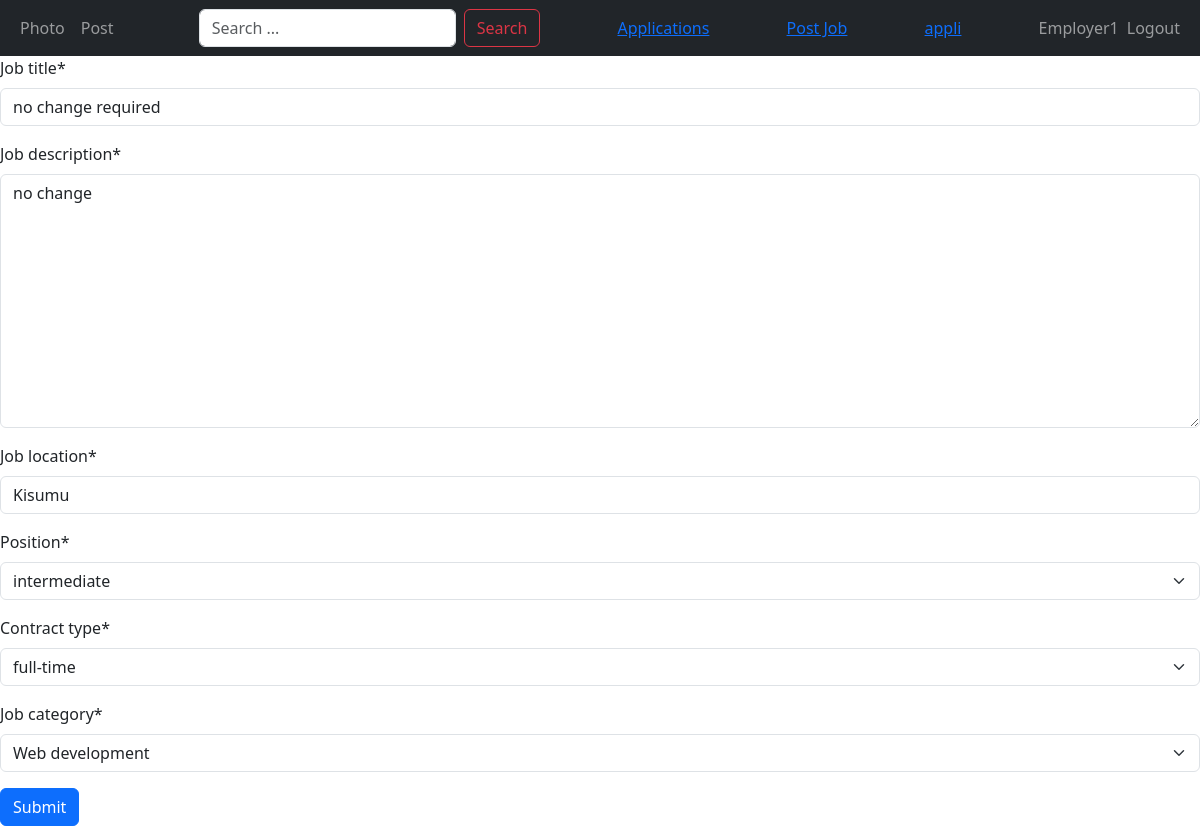
Page /job_creation_edit/1 (signed in) on the committed database.
### users/models.py (models this page shows, shortened)
class CustomUser(AbstractUser, PermissionsMixin):
    type_user = (
        ("Admin", "Admin"),
        ("applicant", "Applicant"),
        ("Employer", "Employer"),
    )
    username = models.CharField(max_length=200, unique=True)
    email = models.EmailField(max_length=50, unique=True)
    full_name = models.CharField(max_length=200)
    is_active = models.BooleanField(default=True)
    is_staff = models.BooleanField(default=False)
    is_superuser = models.BooleanField(default=False)
    is_admin = models.BooleanField(default=False)
    date_joined = models.DateTimeField(auto_now_add=True, null=True)
    last_login = models.DateTimeField(auto_now=True, null=True)
    user_type = models.CharField(max_length=200, choices=type_user)
    USERNAME_FIELD = "email"
    REQUIRED_FIELDS = ["username", "full_name"]

### job/models.py (models this page shows, shortened)
class Job(models.Model):
    positions = (
        ("junior", "junior"),
        ("intermediate", "intermediate"),
        ("senior", "senior"),
        ("expart", "expart"),
    )
    contaract_types = (
        ("remote", "remote"),
        ("part-time", "part-time"),
        ("full-time", "full-time"),
        ("negotiations", "negotiations"),
    )
    employer = models.ForeignKey(
        Employer, on_delete=models.CASCADE, related_name="jobs"
    )
    job_category = models.ForeignKey(
        Category,
        related_name="jobs",
        on_delete=models.CASCADE,
    )
    job_title = models.CharField(
        max_length=200,
    )
    slug = models.CharField(max_length=200, null=True)
    job_location = models.CharField(max_length=200)
    contract_type = models.CharField(max_length=200, choices=contaract_types)
    position = models.CharField(max_length=200, choices=positions)
    job_description = models.TextField()
    created_at = models.DateTimeField(
        auto_now_add=True,
        null=True,
    )
    updated_at = models.DateTimeField(auto_now=True, null=True)

### job/views.py (the view)
# urls.py: path('job_creation_edit/<int:id>',
def job_creation_edit(request, id):
    job = Job.objects.filter(employer=request.user).get(id=id)
    if request.method == "POST":
        form = JobCreationForm(request.POST, request.FILES, instance=job)
        if form.is_valid():
            form.save()
            return redirect('/')
    else:
        form = JobCreationForm(instance=job)
    return render(request, "job/job_creation_edit.html", {'form': form})

### job/forms.py
class JobCreationForm(forms.ModelForm):
    class Meta:
        model = Job
        fields = [
            "job_title",
            "job_description",
            "job_location",
            "position",
            "contract_type",
            "job_category",
        ]

### job/models.py (called while the page is built)
    def __str__(self) -> str:
        return self.title

### templates/job/job_creation_edit.html
{% extends "core/base.html" %} {% block title%}Login{% endblock %}
{% load crispy_forms_tags %}
{% block content %}
<form action="" method="post">
  {% csrf_token %} {{form| crispy}}
  <input type="submit" name="submit" class="btn btn-primary" />
</form>
{% endblock %}

### templates/core/nav.html (shortened to what this page needs)
{% load menu %}
<nav class="navbar navbar-expand-lg navbar-dark bg-dark">
  <div class="container-fluid">
    <ul class="navbar-nav">
      <li class="nav-item">
        <a href="#" class="nav-link">Photo</a>
      </li>
      <li class="nav-item"><a href="#" class="nav-link">Post</a></li>
    </ul>
    <form class="d-flex" method="GET" action="{% url 'search' %}">
      <input
        class="form-control me-2"
        type="search"
        placeholder="Search ..."
        aria-label="Search"
        name="search"
      />
      <button class="btn btn-outline-danger" type="submit">Search</button>
    </form>
    {% if user.is_authenticated %} {% if user.user_type == 'applicant' %}
    <ul class="navbar-nav">
      <li class="nav-item">{% menu %}</li>
      <a href="#">My Applications</a>
      {% elif user.user_type == 'employer' %}
      <a href="{% url 'job_applied' %}">Applications</a>
      <a href="{% url 'job_creation' %}">Post Job</a>
      <a href="{%  url 'employer_profile_detail' user.id%}">appli</a>
    {% endif %}
    <ul class="navbar-nav">
      <li class="navbar-text">
        <span class="text-capitalize">{{user.username}}</span>
      </li>
      <li class="nav-item">
        <a href="{% url 'logout' %}" class="nav-link">Logout</a>
      </li>
      {% else%}
      <li class="nav-item">
        <a href="{% url 'login' %}" class="nav-link">Login</a>
      </li>
      {% endif%}
    </ul>
  </div>
</nav>

### rows in the picture
CustomUser: username "Employer1"
Job: job_title "no change required", job_description "no change", job_location "Kisumu", position "intermediate", contract_type "full-time", job_category "Web development"
